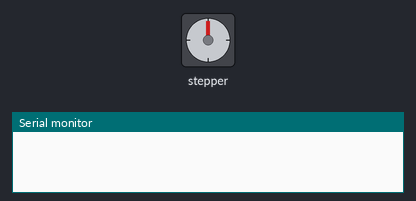
A sketch run on a simulated ESP8266 (NodeMCU). Parts: stepper motor, the last lines printed to the serial monitor. Stepper angles assume 512 steps per turn.

Above: at 0.0 s.
At 0.45 s:
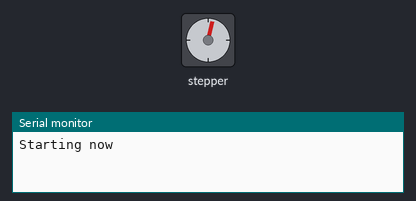
At 20.1 s:
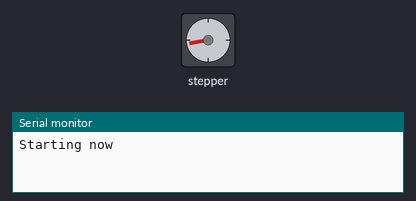
At 39.74 s:
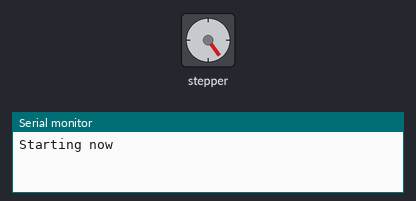
Timing chart, 0 to 40.0 s (numbered marks = the images above):
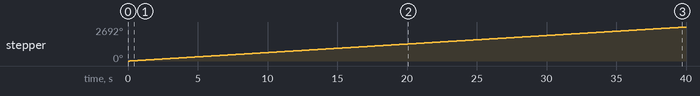

Measured:
- by itself, stepper: keeps turning clockwise at about 68°/s

The sketch:

motor_blinds_simple.ino
```cpp
#include <Stepper_28BYJ_48.h>

Stepper_28BYJ_48 small_stepper(D1, D3, D2, D4); //Initiate stepper driver


void setup(void)
{
  Serial.begin(115200);
  delay(100);
  Serial.print("Starting now\n");
  loop();
}


void loop(void)
{
    small_stepper.step(1);
}
```
